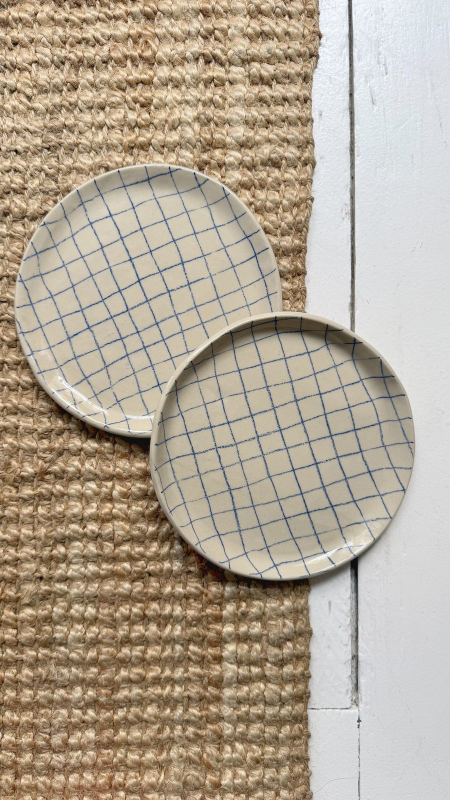
#> input picture site/photos/assiette-a-carreaux-2.jpg, 900 x 1600 px (shown at 1/2 size)
$ python -i import_photos.py   (imports and definitions only)
#> lines starting #> are read from the running program, lines starting #| are printed output that depends on the picture
# Importe les photos des dossiers « photos fiches produits » vers photos/ + manifeste photos.json
import os, re, json, unicodedata, hashlib
from PIL import Image, ImageOps
ROOT = os.environ.get("PHOTOS_ROOT", "/mnt/user-data/uploads/Documents/WORK/4. CÉRAMIQUE/photos fiches produits")
OUT = os.path.join(os.path.dirname(os.path.abspath(__file__)), "..", "site", "photos")
# [3 lines not run here, left out]
def slug(s):
    s = s.replace('œ', 'oe').replace('Œ', 'OE')
    s = unicodedata.normalize('NFC', s)
    s = unicodedata.normalize('NFD', s).encode('ascii', 'ignore').decode().lower()
    return re.sub(r'[^a-z0-9]+', '-', s).strip('-')
COLL = {"terre-melees": "terre-melees", "les-pois": "pois", "graphics": "graphics", "les-carreaux": "carreaux"}
CAT = {"art-de-la-table": "table", "vases": "vases", "petits-objets": "objets"}
man = {"pieces": {}, "collections": {}, "categories": {}, "cover": None, "tons": {}}
_ancien = os.path.join(os.path.dirname(os.path.abspath(__file__)), "photos.json")
# [2 lines not run here, left out]
def conv(src, name, w=1600):
    try: im = ImageOps.exif_transpose(Image.open(src)).convert('RGB')
    except Exception:  # photo iPhone au format HEIC (même nommée .jpeg)
        import sys; sys.path.insert(0, os.path.dirname(os.path.abspath(__file__))); import heic
        im = heic.lire(src)
    if max(im.size) > w:
        r = w / max(im.size); im = im.resize((round(im.width*r), round(im.height*r)), Image.LANCZOS)
    dst = os.path.join(OUT, name); im.save(dst, 'JPEG', quality=80, optimize=True, progressive=True)
    return "photos/" + name
def ton_fond(src):
    """Ton du fond (pourtour de la 1re photo) : clarté moins la chaleur (rouge - bleu).
    Élevé = fond blanc / clair, bas = fond bois ou sombre. Sert à alterner les fonds dans « En stock »."""
#> called with src = '../site/photos/assiette-a-carreaux-2.jpg'
    try: im = ImageOps.exif_transpose(Image.open(src)).convert('RGB')
#> im is the input picture: PIL image 900x1600 RGB; mean R, G, B 178.3, 165.9, 148.9
    except Exception:
        import sys; sys.path.insert(0, os.path.dirname(os.path.abspath(__file__))); import heic
        im = heic.lire(src).convert('RGB')
    im.thumbnail((200, 200)); w, h = im.size; b = max(4, int(min(w, h) * .12))
#> after `im.thumbnail((200, 200))`:
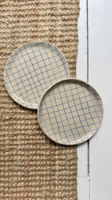
#> im: PIL image 112x200 RGB; mean R, G, B 178.3, 166, 148.9
#> after `w, h = im.size`: w = 112; h = 200
#> after `b = max(4, int(min(w, h) * 0.12))`: b = 13
    px = [im.getpixel((x, y)) for y in range(h) for x in range(w) if x < b or y < b or x >= w - b or y >= h - b]
#> px = 7436 items, first 6: (144, 122, 99), (145, 123, 99), (128, 104, 78), (125, 99, 74), (142, 118, 93), (156, 129, 96)
    clarte = sum(.299 * r + .587 * g + .114 * bl for r, g, bl in px) / len(px)
#> clarte = 176.5
    chaleur = sum(r - bl for r, g, bl in px) / len(px)
#> chaleur = 28.9
    return round(clarte - 1.5 * chaleur)
IMG = re.compile(r'\.(jpe?g|png|heic|webp)$', re.I)
# [28 lines not run here, left out]

>>> result = ton_fond('../site/photos/assiette-a-carreaux-2.jpg')
#> result = 133

$ run again, on site/photos/assiette-en-terre-melee-1.jpg
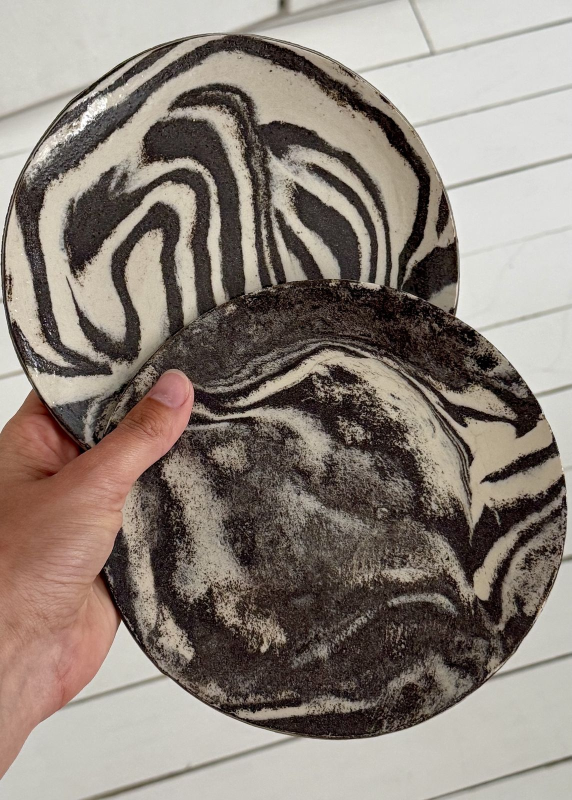
#> input picture site/photos/assiette-en-terre-melee-1.jpg, 1143 x 1600 px (shown at 1/2 size)
#> in ton_fond, im is the input picture: PIL image 1143x1600 RGB; mean R, G, B 139.6, 129, 120.4
#> in ton_fond, `im.thumbnail((200, 200))`:
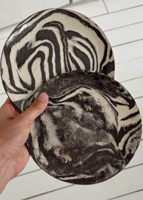
#> im: PIL image 143x200 RGB; mean R, G, B 139.5, 128.9, 120.3
#> px = 10506 items, first 6: (205, 204, 199), (205, 204, 199), (207, 206, 201), (207, 206, 201), (206, 205, 200), (205, 205, 199)
#> clarte = 173.6
#> chaleur = 17.52
#> result = 147

$ run again, on site/photos/assiette-en-terre-melee-2.jpg
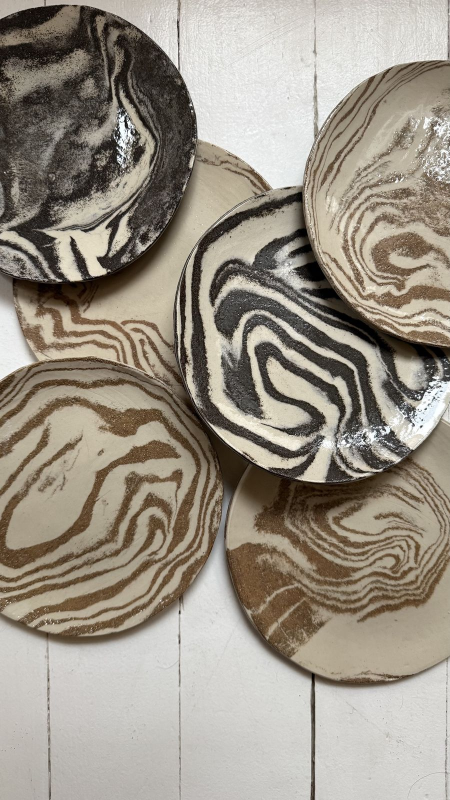
#> input picture site/photos/assiette-en-terre-melee-2.jpg, 900 x 1600 px (shown at 1/2 size)
#> in ton_fond, im is the input picture: PIL image 900x1600 RGB; mean R, G, B 154, 146.1, 133.9
#> in ton_fond, `im.thumbnail((200, 200))`:
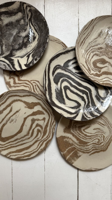
#> im: PIL image 112x200 RGB; mean R, G, B 154.1, 146.1, 133.9
#> px = 7436 items, first 6: (183, 173, 163), (185, 175, 165), (184, 176, 165), (181, 173, 162), (183, 175, 164), (183, 175, 164)
#> clarte = 157.5
#> chaleur = 17.54
#> result = 131

$ run again, on site/photos/assiette-en-terre-melee-3.jpg
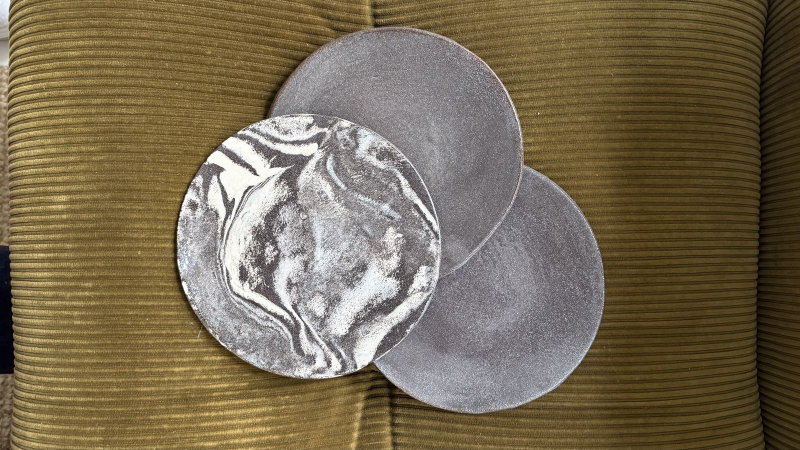
#> input picture site/photos/assiette-en-terre-melee-3.jpg, 1600 x 900 px (shown at 1/2 size)
#> in ton_fond, im is the input picture: PIL image 1600x900 RGB; mean R, G, B 120.7, 107.4, 82.7
#> in ton_fond, `im.thumbnail((200, 200))`:
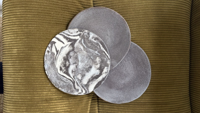
#> im: PIL image 200x113 RGB; mean R, G, B 120.7, 107.3, 82.6
#> px = 7462 items, first 6: (229, 236, 246), (238, 245, 255), (198, 197, 188), (105, 90, 57), (128, 108, 70), (168, 146, 97)
#> clarte = 91
#> chaleur = 52.33
#> result = 13
